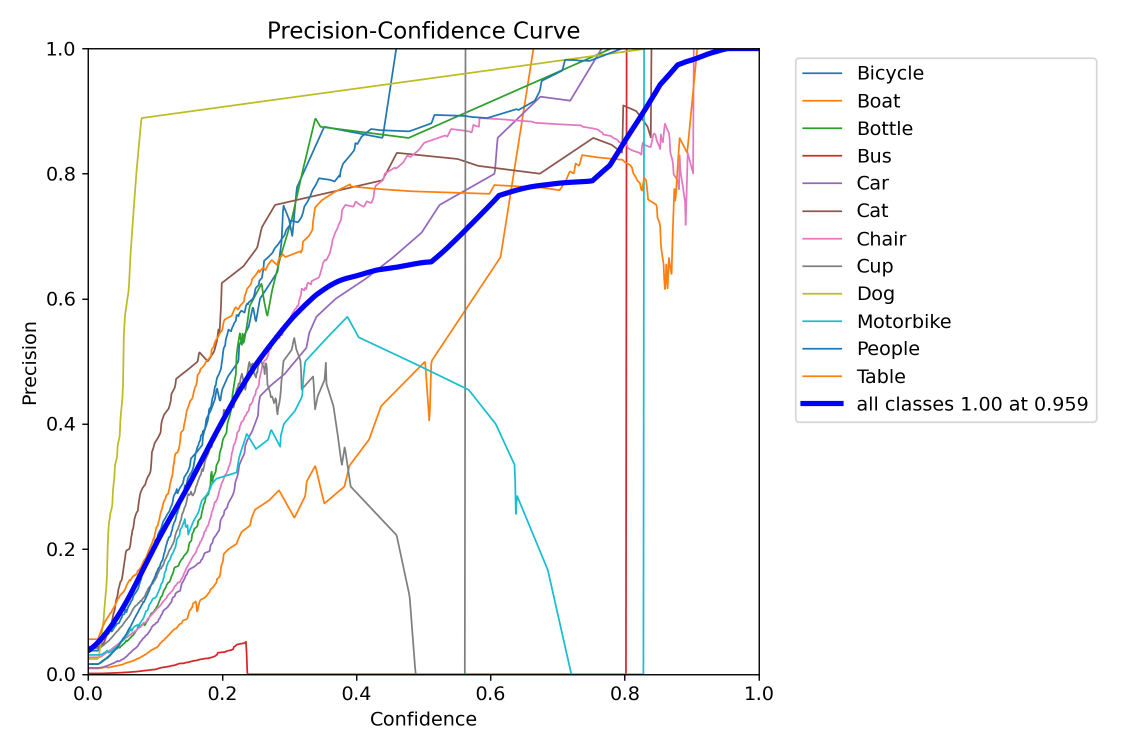
#> input picture runs/detect/NEW-static_conf/models/RTDETR-X-day/P_curve.png, 2250 x 1500 px (shown at 1/2 size); its folder holds only this picture in this run
$ python image_parser.py
#> lines starting #> are read from the running program, lines starting #| are printed output that depends on the picture
import cv2
import os

# Define the ROIs (Regions of Interest)
rois = [
    (3, 324, 477, 268),
    (4, 5, 476, 270),
    (4, 962, 475, 271),
    (483, 8, 475, 263),
    (482, 321, 478, 274),
    (1, 643, 479, 271)
]

# Base directory containing model folders
models_base_path = "models"

# Iterate through each model folder
for model_name in os.listdir(models_base_path):
    model_dir = os.path.join(models_base_path, model_name)
    if not os.path.isdir(model_dir):
        continue

    # Iterate through each image in the model folder
    for image_filename in os.listdir(model_dir):
        image_path = os.path.join(model_dir, image_filename)

        # Determine prefix based on filename
        if "labels" in image_filename:
            prefix = "labels"
        elif "pred" in image_filename:
            prefix = "pred"
        else:
            prefix = "crop"

        # Output directory for crops
        output_dir = os.path.join("cropped_pieces", model_name)
        os.makedirs(output_dir, exist_ok=True)

        # Load image
        img = cv2.imread(image_path)
#> img is the input picture: shape (1500, 2250, 3); mean B, G, R 247.6, 246.6, 247
        if img is None:
            print(f"Warning: Failed to load image at path: {image_path}")
            continue

        # Crop and save each ROI
        for idx, (x, y, w, h) in enumerate(rois, start=1):
            cropped = img[y:y+h, x:x+w]
            output_path = os.path.join(output_dir, f"{prefix}_{idx}.jpg")
            cv2.imwrite(output_path, cropped)
            print(f"Saved crop {idx} to {output_path}")
#> this loop made 6 passes
#> pass 1, `cropped = img[y:y+h, x:x+w]`:
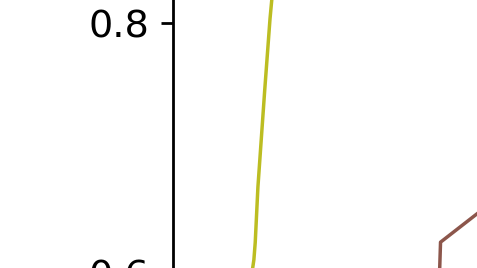
#> cropped: shape (268, 477, 3); mean B, G, R 250.2, 251.4, 251.5
#> pass 2, `cropped = img[y:y+h, x:x+w]`:
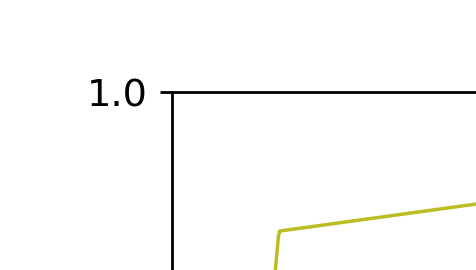
#> cropped: shape (270, 476, 3); mean B, G, R 250.1, 251, 251
#> pass 3, `cropped = img[y:y+h, x:x+w]`:
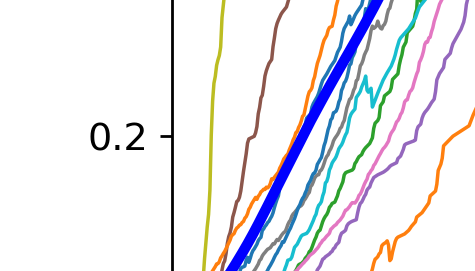
#> cropped: shape (271, 475, 3); mean B, G, R 240.9, 236, 235.9
#> pass 2 of the loop `for model_name in os.listdir(models_base_path):`:
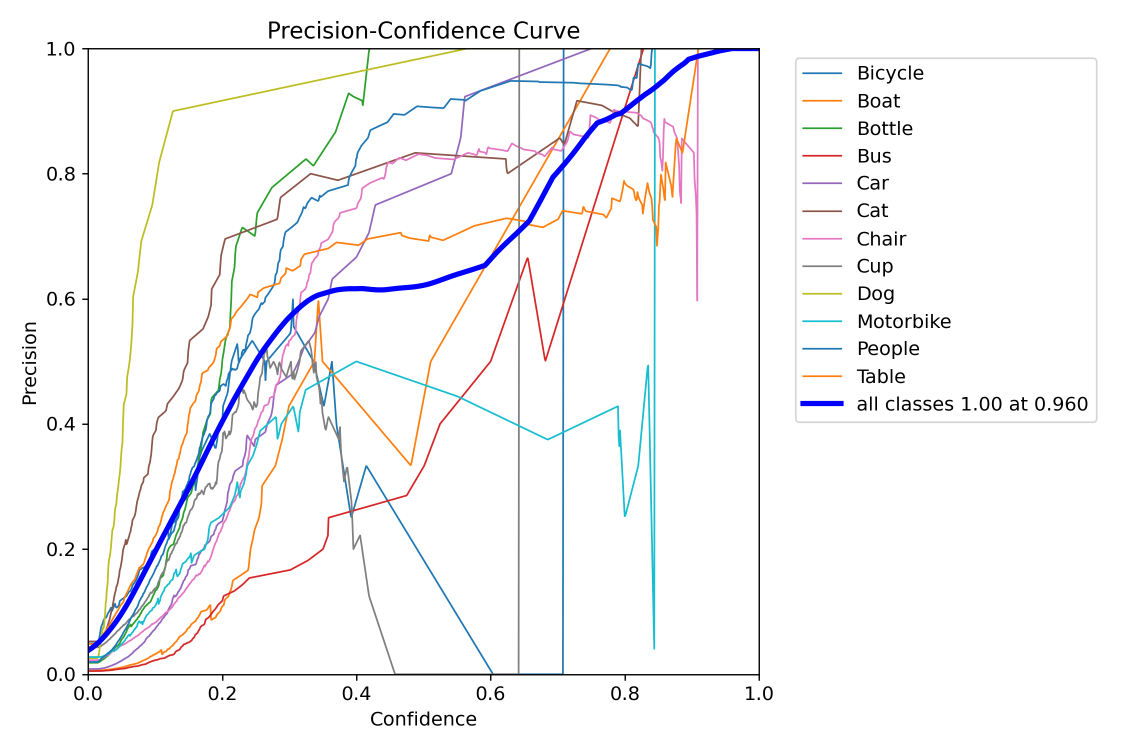
#> input picture runs/detect/NEW-static_conf/models/RTDETR-X-night/P_curve.png, 2250 x 1500 px (shown at 1/2 size)
#> img is the input picture: shape (1500, 2250, 3); mean B, G, R 247.5, 246.3, 246.5
#> the loop `for idx, (x, y, w, h) in enumerate(rois, start=1):` made 6 passes
#> pass 1, `cropped = img[y:y+h, x:x+w]`:
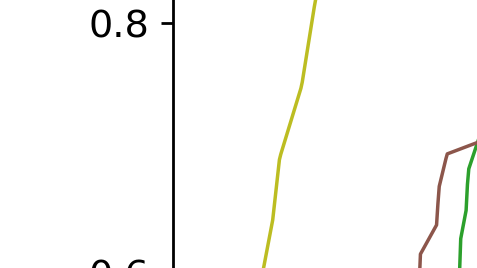
#> cropped: shape (268, 477, 3); mean B, G, R 249.1, 250.7, 250.5
#> pass 3, `cropped = img[y:y+h, x:x+w]`:
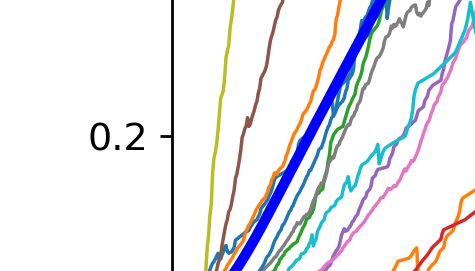
#> cropped: shape (271, 475, 3); mean B, G, R 240.8, 235.7, 235.5
#> pass 3 of the loop `for model_name in os.listdir(models_base_path):`:
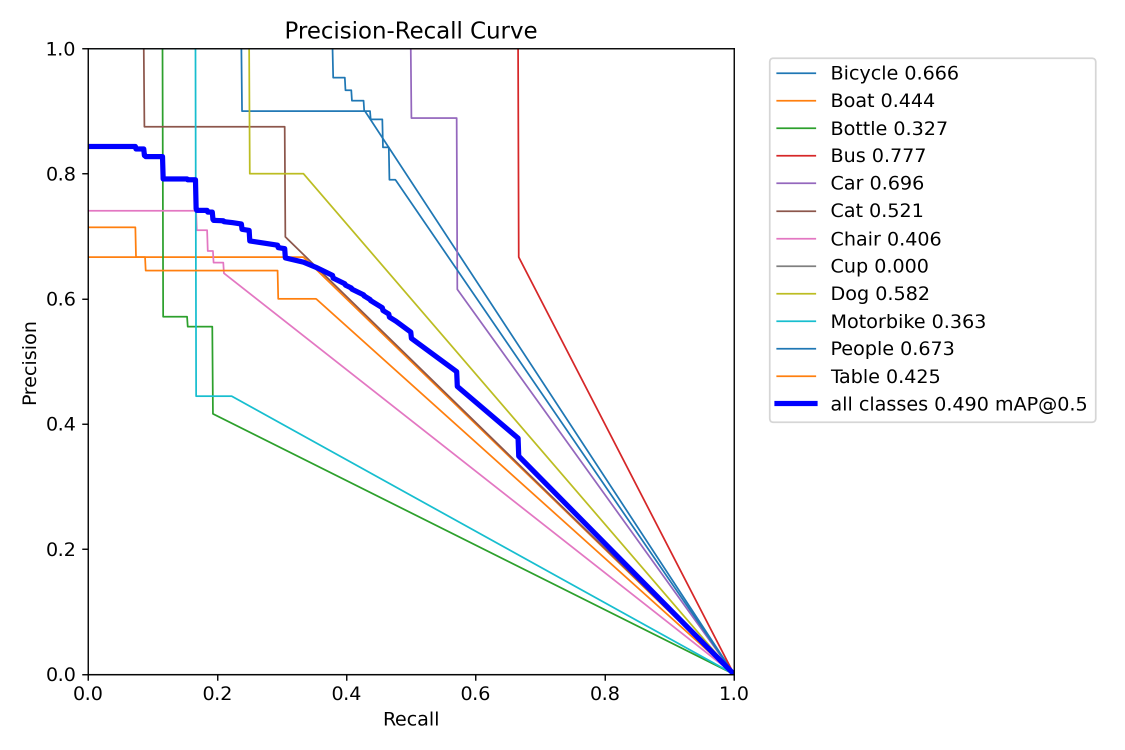
#> input picture runs/detect/NEW-static_conf/models/YOLOv10b-day/PR_curve.png, 2250 x 1500 px (shown at 1/2 size)
#> img is the input picture: shape (1500, 2250, 3); mean B, G, R 248.3, 247.1, 247.2
#> the loop `for idx, (x, y, w, h) in enumerate(rois, start=1):` made 6 passes
#> pass 1, `cropped = img[y:y+h, x:x+w]`:
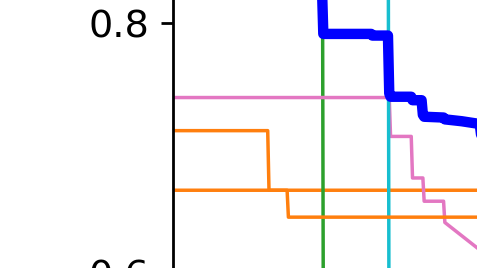
#> cropped: shape (268, 477, 3); mean B, G, R 245.7, 242, 243.9
#> pass 3, `cropped = img[y:y+h, x:x+w]`:
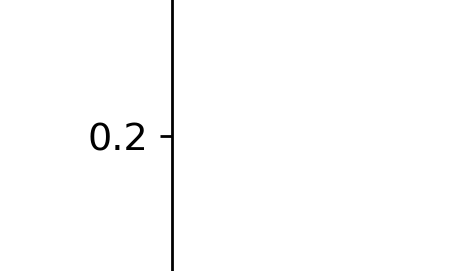
#> cropped: shape (271, 475, 3); min 0, max 255, mean 252.6
